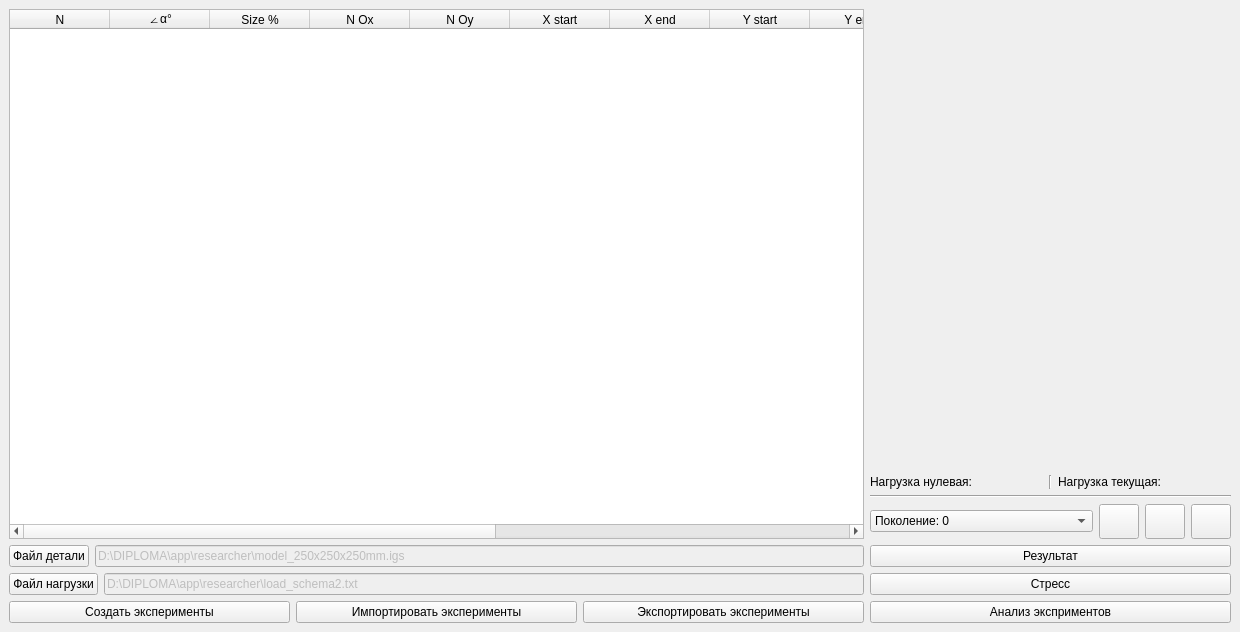
<?xml version="1.0" encoding="UTF-8"?>
<ui version="4.0">
 <class>MainWindow</class>
 <widget class="QMainWindow" name="MainWindow">
  <property name="geometry">
   <rect>
    <x>0</x>
    <y>0</y>
    <width>1240</width>
    <height>632</height>
   </rect>
  </property>
  <property name="windowTitle">
   <string>PyAnsys Celluar Structure v2.1</string>
  </property>
  <widget class="QWidget" name="centralwidget">
   <layout class="QVBoxLayout" name="verticalLayout_5">
    <item>
     <layout class="QHBoxLayout" name="horizontalLayout_7">
      <item>
       <layout class="QVBoxLayout" name="verticalLayout_3">
        <item>
         <widget class="QTableWidget" name="result_table">
          <property name="minimumSize">
           <size>
            <width>855</width>
            <height>0</height>
           </size>
          </property>
          <column>
           <property name="text">
            <string>N</string>
           </property>
          </column>
          <column>
           <property name="text">
            <string>∠α°</string>
           </property>
          </column>
          <column>
           <property name="text">
            <string>Size %</string>
           </property>
          </column>
          <column>
           <property name="text">
            <string>N Ox</string>
           </property>
          </column>
          <column>
           <property name="text">
            <string>N Oy</string>
           </property>
          </column>
          <column>
           <property name="text">
            <string>X start</string>
           </property>
          </column>
          <column>
           <property name="text">
            <string>X end</string>
           </property>
          </column>
          <column>
           <property name="text">
            <string>Y start</string>
           </property>
          </column>
          <column>
           <property name="text">
            <string>Y end</string>
           </property>
          </column>
          <column>
           <property name="text">
            <string>Z start</string>
           </property>
          </column>
          <column>
           <property name="text">
            <string>Z end</string>
           </property>
          </column>
          <column>
           <property name="text">
            <string>Curr Status</string>
           </property>
          </column>
          <column>
           <property name="text">
            <string>Max Stress</string>
           </property>
          </column>
          <column>
           <property name="text">
            <string>Max Fitness</string>
           </property>
          </column>
         </widget>
        </item>
        <item>
         <layout class="QVBoxLayout" name="verticalLayout">
          <item>
           <layout class="QHBoxLayout" name="horizontalLayout_2">
            <item>
             <widget class="QPushButton" name="button_detail_file">
              <property name="text">
               <string>Файл детали</string>
              </property>
             </widget>
            </item>
            <item>
             <widget class="QLineEdit" name="input_detail_file">
              <property name="enabled">
               <bool>false</bool>
              </property>
              <property name="text">
               <string>D:\DIPLOMA\app\researcher\model_250x250x250mm.igs</string>
              </property>
             </widget>
            </item>
           </layout>
          </item>
          <item>
           <layout class="QHBoxLayout" name="horizontalLayout">
            <item>
             <widget class="QPushButton" name="button_load_schema_file">
              <property name="text">
               <string>Файл нагрузки</string>
              </property>
             </widget>
            </item>
            <item>
             <widget class="QLineEdit" name="input_load_schema_file">
              <property name="enabled">
               <bool>false</bool>
              </property>
              <property name="text">
               <string>D:\DIPLOMA\app\researcher\load_schema2.txt</string>
              </property>
             </widget>
            </item>
           </layout>
          </item>
         </layout>
        </item>
        <item>
         <layout class="QHBoxLayout" name="horizontalLayout_5">
          <item>
           <widget class="QPushButton" name="button_create_researches">
            <property name="text">
             <string>Создать эксперименты</string>
            </property>
           </widget>
          </item>
          <item>
           <widget class="QPushButton" name="button_import_researches">
            <property name="text">
             <string>Импортировать эксперименты</string>
            </property>
           </widget>
          </item>
          <item>
           <widget class="QPushButton" name="button_export">
            <property name="text">
             <string>Экспортировать эксперименты</string>
            </property>
           </widget>
          </item>
         </layout>
        </item>
       </layout>
      </item>
      <item>
       <layout class="QVBoxLayout" name="verticalLayout_4">
        <item>
         <widget class="PlotWidget" name="graph_widget" native="true">
          <property name="sizePolicy">
           <sizepolicy hsizetype="Expanding" vsizetype="Expanding">
            <horstretch>0</horstretch>
            <verstretch>0</verstretch>
           </sizepolicy>
          </property>
          <property name="minimumSize">
           <size>
            <width>350</width>
            <height>250</height>
           </size>
          </property>
         </widget>
        </item>
        <item>
         <layout class="QHBoxLayout" name="horizontalLayout_6">
          <item>
           <widget class="QLabel" name="label_zero_stress">
            <property name="text">
             <string>Нагрузка нулевая:</string>
            </property>
           </widget>
          </item>
          <item>
           <widget class="Line" name="line_2">
            <property name="orientation">
             <enum>Qt::Vertical</enum>
            </property>
           </widget>
          </item>
          <item>
           <widget class="QLabel" name="label_current_stress">
            <property name="text">
             <string>Нагрузка текущая:</string>
            </property>
           </widget>
          </item>
         </layout>
        </item>
        <item>
         <widget class="Line" name="line">
          <property name="orientation">
           <enum>Qt::Horizontal</enum>
          </property>
         </widget>
        </item>
        <item>
         <layout class="QHBoxLayout" name="horizontalLayout_3">
          <item>
           <widget class="QComboBox" name="cb_generation">
            <property name="sizePolicy">
             <sizepolicy hsizetype="Preferred" vsizetype="Maximum">
              <horstretch>0</horstretch>
              <verstretch>0</verstretch>
             </sizepolicy>
            </property>
            <item>
             <property name="text">
              <string>Поколение: 0</string>
             </property>
            </item>
           </widget>
          </item>
          <item>
           <widget class="QPushButton" name="button_play_pause">
            <property name="sizePolicy">
             <sizepolicy hsizetype="Maximum" vsizetype="Maximum">
              <horstretch>0</horstretch>
              <verstretch>0</verstretch>
             </sizepolicy>
            </property>
            <property name="minimumSize">
             <size>
              <width>35</width>
              <height>35</height>
             </size>
            </property>
            <property name="icon">
             <iconset>
              <normaloff>C:/Users/XIAOMi/Pictures/pause play.png</normaloff>C:/Users/XIAOMi/Pictures/pause play.png</iconset>
            </property>
            <property name="iconSize">
             <size>
              <width>25</width>
              <height>25</height>
             </size>
            </property>
           </widget>
          </item>
          <item>
           <widget class="QPushButton" name="button_next">
            <property name="sizePolicy">
             <sizepolicy hsizetype="Maximum" vsizetype="Maximum">
              <horstretch>0</horstretch>
              <verstretch>0</verstretch>
             </sizepolicy>
            </property>
            <property name="minimumSize">
             <size>
              <width>35</width>
              <height>35</height>
             </size>
            </property>
            <property name="icon">
             <iconset>
              <normaloff>C:/Users/XIAOMi/Pictures/next.png</normaloff>C:/Users/XIAOMi/Pictures/next.png</iconset>
            </property>
            <property name="iconSize">
             <size>
              <width>25</width>
              <height>25</height>
             </size>
            </property>
           </widget>
          </item>
          <item>
           <widget class="QPushButton" name="button_stop">
            <property name="sizePolicy">
             <sizepolicy hsizetype="Maximum" vsizetype="Maximum">
              <horstretch>0</horstretch>
              <verstretch>0</verstretch>
             </sizepolicy>
            </property>
            <property name="minimumSize">
             <size>
              <width>35</width>
              <height>35</height>
             </size>
            </property>
            <property name="icon">
             <iconset>
              <normaloff>C:/Users/XIAOMi/Pictures/stop.png</normaloff>C:/Users/XIAOMi/Pictures/stop.png</iconset>
            </property>
            <property name="iconSize">
             <size>
              <width>25</width>
              <height>25</height>
             </size>
            </property>
           </widget>
          </item>
         </layout>
        </item>
        <item>
         <layout class="QVBoxLayout" name="verticalLayout_2">
          <item>
           <widget class="QPushButton" name="button_result">
            <property name="text">
             <string>Результат</string>
            </property>
           </widget>
          </item>
          <item>
           <widget class="QPushButton" name="button_stress">
            <property name="text">
             <string>Стресс</string>
            </property>
           </widget>
          </item>
          <item>
           <widget class="QPushButton" name="button_clusterization">
            <property name="text">
             <string>Анализ эксприментов</string>
            </property>
           </widget>
          </item>
         </layout>
        </item>
       </layout>
      </item>
     </layout>
    </item>
   </layout>
  </widget>
 </widget>
 <customwidgets>
  <customwidget>
   <class>PlotWidget</class>
   <extends>QWidget</extends>
   <header>pyqtgraph</header>
   <container>1</container>
  </customwidget>
 </customwidgets>
 <resources/>
 <connections/>
</ui>
